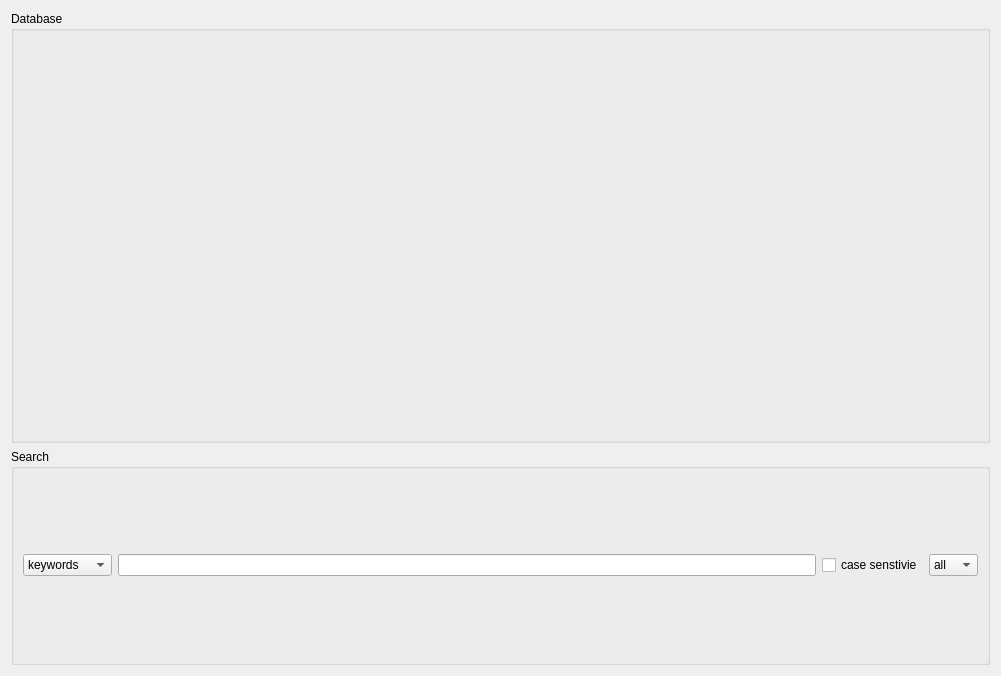
<?xml version="1.0" encoding="UTF-8"?>
<ui version="4.0">
 <class>Form</class>
 <widget class="QWidget" name="Form">
  <property name="geometry">
   <rect>
    <x>0</x>
    <y>0</y>
    <width>1001</width>
    <height>676</height>
   </rect>
  </property>
  <property name="windowTitle">
   <string>Form</string>
  </property>
  <layout class="QGridLayout" name="gridLayout" rowstretch="2,1" rowminimumheight="2,1">
   <item row="0" column="0">
    <widget class="QGroupBox" name="database_gb">
     <property name="title">
      <string>Database</string>
     </property>
     <layout class="QHBoxLayout" name="database_gb_layout"/>
    </widget>
   </item>
   <item row="1" column="0">
    <widget class="QGroupBox" name="groupBox_2">
     <property name="title">
      <string>Search</string>
     </property>
     <layout class="QGridLayout" name="gridLayout_2">
      <item row="0" column="2">
       <widget class="QCheckBox" name="case_sensitive">
        <property name="text">
         <string>case senstivie</string>
        </property>
       </widget>
      </item>
      <item row="0" column="1">
       <widget class="QLineEdit" name="search_text"/>
      </item>
      <item row="0" column="0">
       <widget class="QComboBox" name="search_location">
        <item>
         <property name="text">
          <string>keywords</string>
         </property>
        </item>
        <item>
         <property name="text">
          <string>description</string>
         </property>
        </item>
        <item>
         <property name="text">
          <string>name</string>
         </property>
        </item>
        <item>
         <property name="text">
          <string>all</string>
         </property>
        </item>
       </widget>
      </item>
      <item row="0" column="3">
       <widget class="QComboBox" name="mesh_type">
        <item>
         <property name="text">
          <string>all</string>
         </property>
        </item>
        <item>
         <property name="text">
          <string>obj</string>
         </property>
        </item>
        <item>
         <property name="text">
          <string>usd</string>
         </property>
        </item>
        <item>
         <property name="text">
          <string>fbx</string>
         </property>
        </item>
       </widget>
      </item>
     </layout>
    </widget>
   </item>
  </layout>
 </widget>
 <resources/>
 <connections/>
</ui>
